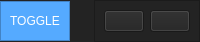
     <widget class="QFrame" name="Top_Bar">
      <property name="maximumSize">
       <size>
        <width>16777215</width>
        <height>40</height>
       </size>
      </property>
      <property name="styleSheet">
       <string notr="true">background-color: rgb(35, 35, 35);</string>
      </property>
      <property name="frameShape">
       <enum>QFrame::NoFrame</enum>
      </property>
      <property name="frameShadow">
       <enum>QFrame::Raised</enum>
      </property>
      <layout class="QHBoxLayout" name="horizontalLayout">
       <property name="spacing">
        <number>0</number>
       </property>
       <property name="leftMargin">
        <number>0</number>
       </property>
       <property name="topMargin">
        <number>0</number>
       </property>
       <property name="rightMargin">
        <number>0</number>
       </property>
       <property name="bottomMargin">
        <number>0</number>
       </property>
       <item>
        <widget class="QFrame" name="frame_toggle">
         <property name="maximumSize">
          <size>
           <width>70</width>
           <height>40</height>
          </size>
         </property>
         <property name="styleSheet">
          <string notr="true">background-color: rgb(85, 170, 255);</string>
         </property>
         <property name="frameShape">
          <enum>QFrame::StyledPanel</enum>
         </property>
         <property name="frameShadow">
          <enum>QFrame::Raised</enum>
         </property>
         <layout class="QVBoxLayout" name="verticalLayout_2">
          <property name="spacing">
           <number>0</number>
          </property>
          <property name="leftMargin">
           <number>0</number>
          </property>
          <property name="topMargin">
           <number>0</number>
          </property>
          <property name="rightMargin">
           <number>0</number>
          </property>
          <property name="bottomMargin">
           <number>0</number>
          </property>
          <item>
           <widget class="QPushButton" name="Btn_Toggle">
            <property name="sizePolicy">
             <sizepolicy hsizetype="Expanding" vsizetype="Expanding">
              <horstretch>0</horstretch>
              <verstretch>0</verstretch>
             </sizepolicy>
            </property>
            <property name="styleSheet">
             <string notr="true">color: rgb(255, 255, 255);
border: 0px solid;</string>
            </property>
            <property name="text">
             <string>TOGGLE</string>
            </property>
           </widget>
          </item>
         </layout>
        </widget>
       </item>
       <item alignment="Qt::AlignRight">
        <widget class="QFrame" name="frame_top">
         <property name="frameShape">
          <enum>QFrame::StyledPanel</enum>
         </property>
         <property name="frameShadow">
          <enum>QFrame::Raised</enum>
         </property>
         <layout class="QHBoxLayout" name="horizontalLayout_3">
          <item>
           <widget class="QPushButton" name="pushButton_2">
            <property name="text">
             <string/>
            </property>
            <property name="icon">
             <iconset resource="reso_from_qt.qrc">
              <normaloff>:/icons/icons/cil-settings.png</normaloff>:/icons/icons/cil-settings.png</iconset>
            </property>
           </widget>
          </item>
          <item>
           <widget class="QPushButton" name="pushButton">
            <property name="text">
             <string/>
            </property>
            <property name="icon">
             <iconset resource="reso_from_qt.qrc">
              <normaloff>:/icons/icons/cil-user.png</normaloff>:/icons/icons/cil-user.png</iconset>
            </property>
           </widget>
          </item>
         </layout>
        </widget>
       </item>
      </layout>
     </widget>
